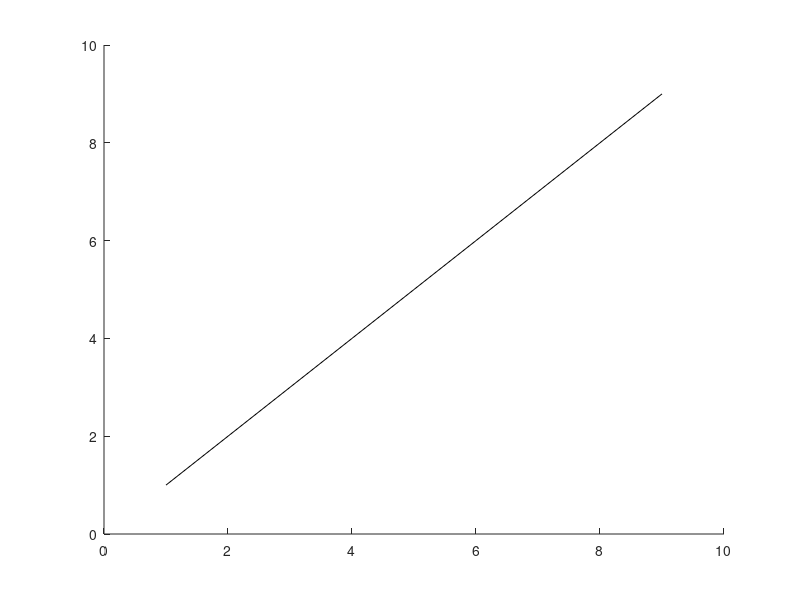

This figure's MATLAB source: (Note: this script raises an error after producing the figure.)
% This script plots spatial information that wasn't used for regrouping, as
% a sanity check to compare with existing literature on parallel fibre
% bouton information (Pichitpornchai et al., 1994; Shepherd et al., 2002)

clear all; clc
addpath('From CNMF_E/')
addpath('Utilities/')

basedir = '~/Documents/ParallelFibres/Data/';
%basedir = 'C:\Users\SilverLab\Documents\Alex\ParallelFibres\Data\';

datasets = {'FL87_180501_11_03_09',...  1
            'FL87_180501_10_47_25',...  2
            'FL87_180501_10_36_14',...  3 
            'FL87_180220_10_38_55',...  4
            'FL77_180213_10_46_41',...  5
            'FL_S_170906_11_26_25',...  6
            'FL_S_170905_10_40_52',...  7            
            'FL45_170125_14_47_04',...  8
             ...%%
             'FL95_180425_10_53_40',...  9
             'FL87_180413_11_00_55',...  10
             'FL87_180117_11_23_20',...  12
             'FL_S_171109_14_54_34',...  14
             'FL_S_171109_15_19_52',...  15
             ...%
             'FL76_170913_10_57_06',... 17
             'FL77_180113_10_58_50'};  %18

d_all = cell(18,1);


figure, hold on, plot(1:9,'k')
for dataset_ix = 1:18
    
    fname = datasets{dataset_ix};
    
    load([basedir,fname,'/processed/',fname,'_GroupedData.mat'],'Ain_rois','Cn','ix_axons_to_rois');
    
    load([basedir,fname,'/raw/Patch001.mat'],'d1','d2','Pixel_size')
    
    Numb_patches = size(Cn,1);

    d = [];
    for patch_no = 1:Numb_patches
        temp = get_interbouton_dist(Ain_rois{patch_no},[d1,d2],ix_axons_to_rois{patch_no},Pixel_size);
        d = [d; temp];
    end
    
    d_all{dataset_ix} = d;
    
    [dataset_ix, mean(d), std(d)]
    plot(mean(d),std(d),'o','MarkerEdgeColor','k','MarkerFaceColor','w')
end
set(gca,'FontSize',15)
xlabel('Mean distance (\mu m)')
ylabel('Standard deviation (\mu m)')

[mean(vertcat(d_all{:})), std(vertcat(d_all{:}))]

%% Info from Pichitpornchai et al Table 2

mean_per_zone = [3.71 4.35 4.74 5.46 5.72 5.46 6.45 7.44];
estimates_per_zone =  [2315 1974 1812 1573 1501 1570 1331 1154];
ste_per_zone = [0.06 0.07 0.07 0.09 0.12 0.11 0.14 0.23];

num_estimates_all = sum(estimates_per_zone);
mean_all = sum(mean_per_zone.*estimates_per_zone)/num_estimates_all;

std_per_zone = sqrt(estimates_per_zone).*ste_per_zone;
var_per_zone = std_per_zone.^2;

var_all = sum((var_per_zone + mean_per_zone.^2).*estimates_per_zone) / num_estimates_all - mean_all^2
sqrt(var_all)/sqrt(num_estimates_all)

%% Comapare to Shepherd et al 

x = 0:.01:12;
d_temp = vertcat(d_all{:});
for k = 1:length(x)
    y(k) = sum(d_temp>x(k))/numel(d_temp);
end

figure, plot(x,y,'k','LineWidth',2);
set(gca,'FontSize',18)
xlabel('Distance (\mu m)')
ylabel('Probability')

figure, histogram(vertcat(d_all{:}),'FaceColor','r')
hold on, plot(mean(vertcat(d_all{:})),260,'vr','MarkerFaceColor','r')
hold on, plot(5.2,300,'vk','MarkerFaceColor','k')
hold on, plot([1,14],[310,310],'k','LineWidth',1.5)
hold on, plot([1,1],[305,315],'k','LineWidth',1.5)
hold on, plot([14,14],[305,315],'k','LineWidth',1.5)
set(gca,'box','off')
set(gca,'FontSize',15)
xlabel('Distance (\mu m)')
ylabel('Number')






